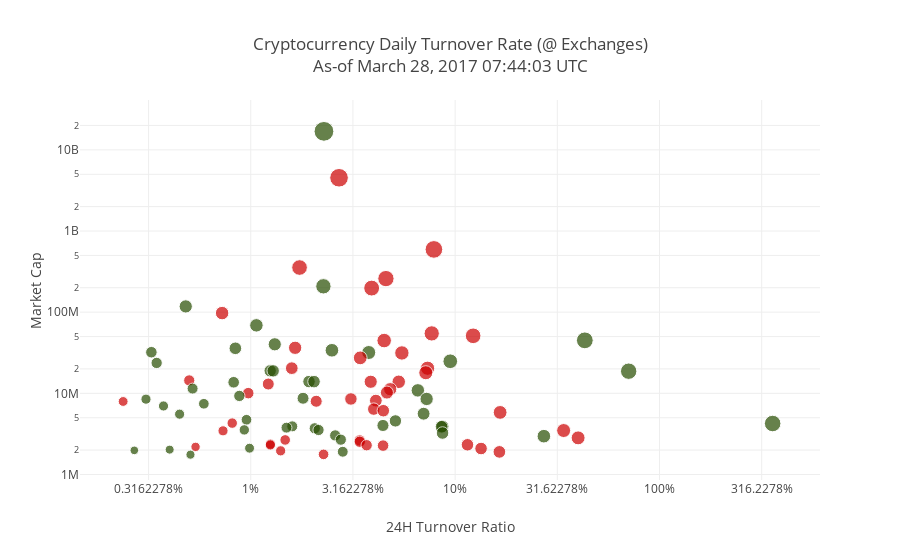

Source (notebook cell):
### Code cell
import numpy as np
import pandas as pd
import plotly.graph_objs as go
from datetime import datetime 
from plotly.offline import init_notebook_mode, iplot
init_notebook_mode(connected=True)
#filename = 'coinmktcap-ticker.json'
url = 'https://api.coinmarketcap.com/v1/ticker/?limit=100'
colors = ['rgb(204,0,0)', 'rgb(38,77,0)', 'rgb(38,77,0)']
day_vol_threshold = 5000  # Only want trading vol >= $5K
#df = pd.read_json('../data/{}'.format(filename))
df = pd.read_json(url)
df = df[df['24h_volume_usd'].ge(day_vol_threshold)]
layout = go.Layout(
    title='Cryptocurrency Daily Turnover Rate (@ Exchanges)<br />As-of {:%B %-d, %Y %H:%M:%S} UTC'.format(
        datetime.utcfromtimestamp(df[df['id'] == 'bitcoin'].iloc[0]['last_updated'])),
    xaxis=dict(
        title='24H Turnover Ratio',
        type='log',
        ticksuffix='%',
        dtick=0.5,
    ),
    yaxis=dict(
        title='Market Cap',
        type='log',
    ),
    hovermode = 'closest',
)
data = [
    go.Scatter(
        mode='markers',
        hoverinfo='text',
        x=(df['24h_volume_usd'] / df['market_cap_usd']) * 100,
        y=df['market_cap_usd'],
        text=df['name'] + '<br />24 Hour: ' + df['percent_change_24h'].astype('str') + '%<br />7 Day: ' + df['percent_change_7d'].astype('str') + '%',
        marker=dict(
            color=[colors[int(np.sign(x)) + 1] for x in df['percent_change_24h']],
            size=np.log(df['24h_volume_usd']),
        ),
    )]
fig = go.Figure(data=data, layout=layout)
iplot(fig)

### Figure 1 — Plotly figure (JSON) as saved in the notebook; plotly's stock layout.template omitted (floating-point values rounded to 4 significant figures)
{"data": [{"hoverinfo": "text", "marker": {"color": ["rgb(38,77,0)", "rgb(204,0,0)", "rgb(204,0,0)", "rgb(204,0,0)", "rgb(204,0,0)", "rgb(38,77,0)", "rgb(204,0,0)", "rgb(38,77,0)", "rgb(204,0,0)", "rgb(38,77,0)", "rgb(204,0,0)", "rgb(204,0,0)", "rgb(38,77,0)", "rgb(204,0,0)", "rgb(38,77,0)", "rgb(204,0,0)", "rgb(38,77,0)", "rgb(38,77,0)", "rgb(38,77,0)", "rgb(38,77,0)", "rgb(204,0,0)", "rgb(204,0,0)", "rgb(38,77,0)", "rgb(38,77,0)", "rgb(204,0,0)", "rgb(204,0,0)", "rgb(38,77,0)", "rgb(38,77,0)", "rgb(38,77,0)", "rgb(204,0,0)", "rgb(204,0,0)", "rgb(38,77,0)", "rgb(38,77,0)", "rgb(204,0,0)", "rgb(204,0,0)", "rgb(38,77,0)", "rgb(204,0,0)", "rgb(38,77,0)", "rgb(204,0,0)", "rgb(38,77,0)", "rgb(204,0,0)", "rgb(204,0,0)", "rgb(38,77,0)", "rgb(38,77,0)", "rgb(38,77,0)", "rgb(204,0,0)", "rgb(38,77,0)", "rgb(204,0,0)", "rgb(204,0,0)", "rgb(204,0,0)", "rgb(38,77,0)", "rgb(38,77,0)", "rgb(204,0,0)", "rgb(204,0,0)", "rgb(204,0,0)", "rgb(38,77,0)", "rgb(38,77,0)", "rgb(38,77,0)", "rgb(38,77,0)", "rgb(204,0,0)", "rgb(38,77,0)", "rgb(38,77,0)", "rgb(38,77,0)", "rgb(38,77,0)", "rgb(38,77,0)", "rgb(38,77,0)", "rgb(38,77,0)", "rgb(38,77,0)", "rgb(38,77,0)", "rgb(204,0,0)", "rgb(204,0,0)", "rgb(38,77,0)", "rgb(38,77,0)", "rgb(38,77,0)", "rgb(204,0,0)", "rgb(38,77,0)", "rgb(204,0,0)", "rgb(204,0,0)", "rgb(204,0,0)", "rgb(204,0,0)", "rgb(204,0,0)", "rgb(204,0,0)", "rgb(204,0,0)", "rgb(204,0,0)", "rgb(204,0,0)", "rgb(38,77,0)", "rgb(204,0,0)", "rgb(38,77,0)", "rgb(38,77,0)", "rgb(204,0,0)", "rgb(38,77,0)", "rgb(204,0,0)", "rgb(204,0,0)", "rgb(38,77,0)"], "size": [19.77, 18.62, 17.66, 15.63, 16.29, 15.37, 15.86, 13.25, 13.47, 13.51, 15.25, 15.65, 16.78, 14.51, 13.17, 13.3, 12.62, 13.65, 11.56, 14.0, 14.36, 13.75, 14.67, 11.32, 12.69, 14.22, 12.37, 12.4, 16.4, 14.07, 11.19, 12.5, 12.56, 13.19, 13.51, 11.63, 11.97, 10.99, 13.2, 13.48, 13.07, 11.49, 11.31, 11.96, 13.33, 12.48, 10.17, 12.72, 12.02, 9.844, 10.69, 10.17, 12.45, 12.51, 13.78, 12.88, 10.12, 10.71, 12.36, 10.46, 16.54, 12.09, 11.04, 12.74, 12.71, 10.94, 11.24, 10.4, 11.24, 13.98, 10.14, 12.55, 11.27, 13.6, 13.94, 11.21, 10.58, 11.41, 11.37, 10.29, 12.5, 10.27, 11.35, 11.52, 9.372, 9.943, 12.54, 9.002, 8.583, 10.22, 10.89, 12.65, 10.6, 9.094]}, "mode": "markers", "text": ["Bitcoin<br />24 Hour: 5.1%<br />7 Day: -4.49%", "Ethereum<br />24 Hour: -2.52%<br />7 Day: 15.32%", "Dash<br />24 Hour: -10.83%<br />7 Day: -19.08%", "Ripple<br />24 Hour: -4.37%<br />7 Day: 37.53%", "Monero<br />24 Hour: -7.75%<br />7 Day: -16.38%", "Litecoin<br />24 Hour: 0.73%<br />7 Day: 3.45%", "Ethereum Classic<br />24 Hour: -6.06%<br />7 Day: 13.27%", "NEM<br />24 Hour: 0.18%<br />7 Day: -13.18%", "Augur<br />24 Hour: -0.72%<br />7 Day: 5.71%", "MaidSafeCoin<br />24 Hour: 2.27%<br />7 Day: -14.39%", "Zcash<br />24 Hour: -6.52%<br />7 Day: -21.37%", "Decred<br />24 Hour: -25.07%<br />7 Day: 103.83%", "Tether<br />24 Hour: 0.0%<br />7 Day: -0.01%", "Golem<br />24 Hour: -3.29%<br />7 Day: 4.78%", "Iconomi<br />24 Hour: 6.58%<br />7 Day: 10.77%", "Steem<br />24 Hour: -10.36%<br />7 Day: -23.36%", "Waves<br />24 Hour: 1.11%<br />7 Day: 24.19%", "PIVX<br />24 Hour: 6.78%<br />7 Day: 45.41%", "DigixDAO<br />24 Hour: 5.13%<br />7 Day: 5.48%", "Factom<br />24 Hour: 2.47%<br />7 Day: 1.83%", "Lisk<br />24 Hour: -0.34%<br />7 Day: 5.09%", "Dogecoin<br />24 Hour: -8.04%<br />7 Day: 6.37%", "First Blood<br />24 Hour: 40.26%<br />7 Day: 160.41%", "SingularDTV<br />24 Hour: 17.95%<br />7 Day: 84.63%", "Ardor<br />24 Hour: -11.31%<br />7 Day: 6.83%", "GameCredits<br />24 Hour: -8.49%<br />7 Day: 29.56%", "Melon<br />24 Hour: 11.71%<br />7 Day: -1.71%", "BitConnect<br />24 Hour: 9.7%<br />7 Day: 79.1%", "BitcoinDark<br />24 Hour: 189.54%<br />7 Day: 242.14%", "Stratis<br />24 Hour: -15.1%<br />7 Day: 28.79%", "Nexus<br />24 Hour: -4.35%<br />7 Day: 62.54%", "BitShares<br />24 Hour: 2.37%<br />7 Day: -5.43%", "Komodo<br />24 Hour: 20.62%<br />7 Day: 54.66%", "Siacoin<br />24 Hour: -6.89%<br />7 Day: 36.13%", "Stellar Lumens<br />24 Hour: -6.32%<br />7 Day: -1.11%", "Emercoin<br />24 Hour: 3.67%<br />7 Day: -4.51%", "Peercoin<br />24 Hour: -0.63%<br />7 Day: -14.99%", "Bytecoin<br />24 Hour: 44.28%<br />7 Day: 41.54%", "Nxt<br />24 Hour: -7.85%<br />7 Day: 17.44%", "AntShares<br />24 Hour: 32.46%<br />7 Day: 35.84%", "ShadowCash<br />24 Hour: -7.71%<br />7 Day: -30.93%", "Storjcoin X<br />24 Hour: -3.17%<br />7 Day: 22.7%", "Xaurum<br />24 Hour: 19.89%<br />7 Day: 28.44%", "Namecoin<br />24 Hour: 12.21%<br />7 Day: -12.42%", "Bitcrystals<br />24 Hour: 16.35%<br />7 Day: 3.65%", "Counterparty<br />24 Hour: -6.21%<br />7 Day: 11.91%", "Gulden<br />24 Hour: 3.8%<br />7 Day: -4.37%", "SysCoin<br />24 Hour: -11.49%<br />7 Day: 12.85%", "ZCoin<br />24 Hour: -3.13%<br />7 Day: -9.66%", "Byteball<br />24 Hour: -4.36%<br />7 Day: -17.56%", "I/O Coin<br />24 Hour: 12.09%<br />7 Day: 5.33%", "Round<br />24 Hour: 13.36%<br />7 Day: 44.48%", "Chronobank<br />24 Hour: -6.24%<br />7 Day: 49.57%", "Ark<br />24 Hour: -15.86%<br />7 Day: nan%", "NAV Coin<br />24 Hour: -7.91%<br />7 Day: 85.36%", "Synereo<br />24 Hour: 4.98%<br />7 Day: -22.26%", "Rubycoin<br />24 Hour: 4.93%<br />7 Day: -1.39%", "ION<br />24 Hour: 14.17%<br />7 Day: 108.28%", "Creditbit<br />24 Hour: 17.64%<br />7 Day: 9.2%", "YbCoin<br />24 Hour: -0.45%<br />7 Day: 3.76%", "Bitcoin Plus<br />24 Hour: 995.33%<br />7 Day: 1217.87%", "PotCoin<br />24 Hour: 4.64%<br />7 Day: 13.16%", "SolarCoin<br />24 Hour: 5.76%<br />7 Day: 4.23%", "SuperNET<br />24 Hour: 54.15%<br />7 Day: 67.48%", "Omni<br />24 Hour: 97.58%<br />7 Day: 41.42%", "BlackCoin<br />24 Hour: 2.74%<br />7 Day: 10.92%", "Novacoin<br />24 Hour: 0.19%<br />7 Day: -25.72%", "BitBay<br />24 Hour: 4.9%<br />7 Day: -32.45%", "Nexium<br />24 Hour: 6.11%<br />7 Day: -15.78%", "Radium<br />24 Hour: -35.54%<br />7 Day: 73.87%", "Crown<br />24 Hour: -4.39%<br />7 Day: 105.03%", "Expanse<br />24 Hour: 4.93%<br />7 Day: 13.86%", "GridCoin<br />24 Hour: 40.48%<br />7 Day: 29.09%", "BelaCoin<br />24 Hour: 33.24%<br />7 Day: 53.62%", "E-Dinar Coin<br />24 Hour: -1.82%<br />7 Day: -25.3%", "MonetaryUnit<br />24 Hour: 27.01%<br />7 Day: 237.41%", "Ubiq<br />24 Hour: -4.29%<br />7 Day: 56.0%", "Burst<br />24 Hour: -2.66%<br />7 Day: 33.46%", "DigiByte<br />24 Hour: -8.11%<br />7 Day: 12.69%", "Boolberry<br />24 Hour: -2.55%<br />7 Day: -34.78%", "NautilusCoin<br />24 Hour: -5.97%<br />7 Day: 59.82%", "Pepe Cash<br />24 Hour: -5.25%<br />7 Day: 84.47%", "Vertcoin<br />24 Hour: -10.34%<br />7 Day: 41.54%", "VPNCoin<br />24 Hour: -6.2%<br />7 Day: 0.66%", "CloakCoin<br />24 Hour: -4.17%<br />7 Day: -20.19%", "Yocoin<br />24 Hour: 120.49%<br />7 Day: 0.26%", "LBRY Credits<br />24 Hour: -11.18%<br />7 Day: 8.27%", "SIBCoin<br />24 Hour: 4.15%<br />7 Day: -4.08%", "Waves Community Token<br />24 Hour: 63.08%<br />7 Day: 76.86%", "Shift<br />24 Hour: -17.08%<br />7 Day: 79.19%", "Clams<br />24 Hour: 5.55%<br />7 Day: -7.74%", "Pascal Coin<br />24 Hour: -2.64%<br />7 Day: -8.51%", "Veros<br />24 Hour: -12.44%<br />7 Day: -19.07%", "vSlice<br />24 Hour: 6.06%<br />7 Day: -5.19%"], "type": "scatter", "x": [2.281, 2.704, 7.873, 1.733, 4.586, 2.267, 3.905, 0.4807, 0.7243, 1.066, 7.682, 12.25, 43.11, 4.495, 1.311, 1.649, 0.8408, 2.496, 0.3264, 3.777, 5.488, 3.433, 9.467, 0.3464, 1.588, 7.331, 1.245, 1.287, 70.64, 7.186, 0.5, 1.928, 2.04, 3.863, 5.297, 0.8249, 1.218, 0.5193, 4.813, 6.57, 4.635, 0.9722, 0.8792, 1.802, 7.253, 3.091, 0.3072, 4.094, 2.09, 0.2375, 0.5895, 0.3742, 3.998, 4.452, 16.6, 7.01, 0.4486, 0.9532, 5.103, 0.8116, 357.8, 4.435, 1.596, 8.685, 8.584, 1.496, 2.057, 0.9299, 2.146, 33.95, 0.7316, 8.678, 2.59, 27.17, 39.97, 2.758, 1.474, 3.416, 3.415, 1.248, 11.49, 1.247, 3.691, 4.44, 0.537, 0.9865, 13.39, 0.401, 0.2694, 1.401, 2.819, 16.46, 2.271, 0.507], "y": [16901651554, 4528575065, 593413298, 354796187, 259262879, 208337903, 198055192, 117672300, 97433820, 68797470, 54756252, 51097814, 44951302, 44674912, 40187040, 36387214, 35874100, 33904989, 32098000, 31835808, 31441354, 27350697, 24835798, 23686680, 20413755, 20375183, 18943438, 18905118, 18733741, 17941538, 14426880, 13951958, 13939182, 13884820, 13868652, 13684761, 13017827, 11437468, 11245044, 10872400, 10225504, 10053406, 9291211, 8687889, 8524422, 8521309, 8470199, 8131920, 7981386, 7934513, 7436634, 6984544, 6390525, 6108581, 5819674, 5608738, 5534648, 4721766, 4572663, 4297110, 4247093, 4016340, 3918508, 3913510, 3869372, 3776821, 3708139, 3543190, 3535010, 3480360, 3451504, 3244098, 3028763, 2964374, 2825903, 2686087, 2666515, 2629942, 2530229, 2371055, 2323302, 2312497, 2293675, 2268377, 2189177, 2108286, 2087653, 2024314, 1982244, 1956287, 1905552, 1899010, 1769232, 1755135]}], "layout": {"hovermode": "closest", "title": "Cryptocurrency Daily Turnover Rate (@ Exchanges)<br />As-of March 28, 2017 07:44:03 UTC", "xaxis": {"dtick": 0.5, "ticksuffix": "%", "title": "24H Turnover Ratio", "type": "log"}, "yaxis": {"title": "Market Cap", "type": "log"}}}
